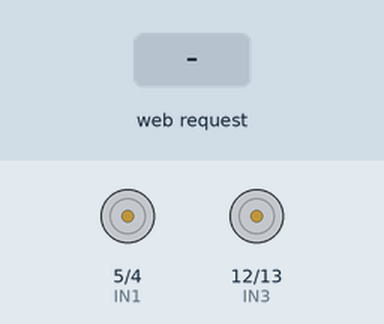
A sketch run on a simulated ESP8266 (NodeMCU). On the bench: motor-driver pin pairs drawn as motors (green arrow = first pin HIGH = forward, orange = second pin HIGH = backward, longer = more drive, scaled by the enable pin). Inputs (shaded band) come from the test bench. What the sketch prints to the serial monitor is not drawn.

Above: at 1.8 s.
1.9 s: HTTP request GET /control?cmd=FORWARD received
At 2.5 s:
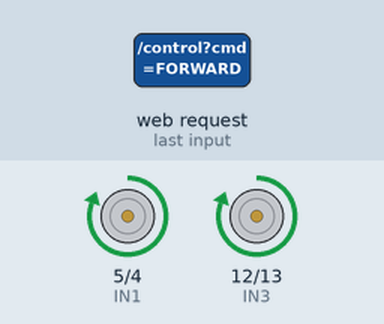
3.4 s: HTTP request GET /control?cmd=BACKWARD received
At 4.6 s:
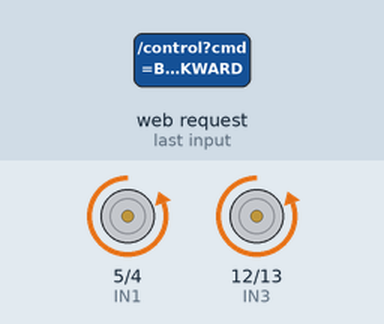
4.9 s: HTTP request GET /control?cmd=LEFT received
At 5.9 s:
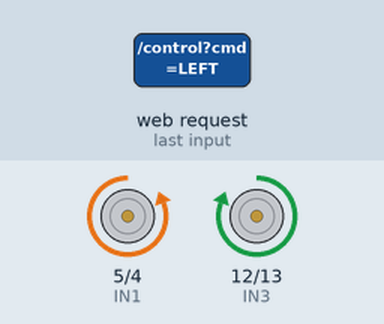
6.4 s: HTTP request GET /control?cmd=RIGHT received
At 7.1 s:
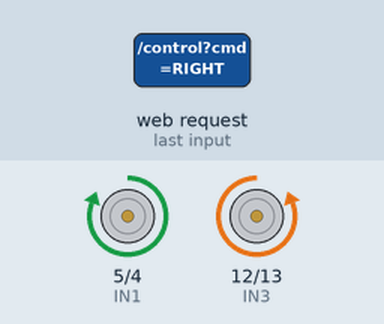
7.9 s: HTTP request GET /control?cmd=1 received
At 8.2 s:
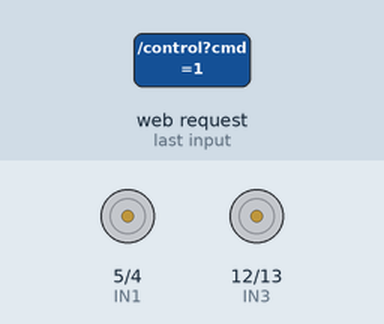
Timing chart, 0 to 10.4 s (numbered marks = the images above; inputs shaded):
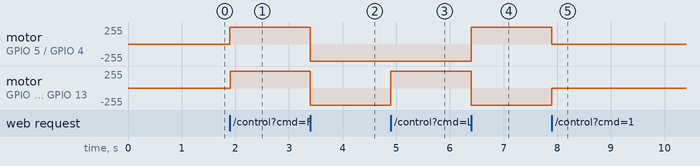

The sketch:

esp12ecode.ino
```cpp
/*
  ✅ NexSoil Rover (Stable ESP8266 Version)
  -----------------------------------------
  - Wi-Fi Access Point Mode
  - DHT11 (Temp/Humidity)
  - Soil Moisture Sensor (Analog)
  - L298N Motor Driver (Dual Motor)
  - Safe pins, stable boot, no resets
*/

#include <ESP8266WiFi.h>
#include <ESP8266WebServer.h>
#include <DHT.h>

// ========================= CONFIG =========================
const char AP_SSID[] = "NexSoil_Rover";
const char AP_PASS[] = "12345678";

#define DHTPIN 2  // D4 (safe for DHT11)
#define DHTTYPE DHT11
#define SOIL_PIN A0

DHT dht(DHTPIN, DHTTYPE);
ESP8266WebServer server(80);

// ========================= L298N Motor Pins =========================
// ⚙️ Safe GPIOs for boot and motor
#define IN1 5   // D1 - Left Forward
#define IN2 4   // D2 - Left Backward
#define ENA 14  // D5 - Left Enable (PWM)
#define IN3 12  // D6 - Right Forward
#define IN4 13  // D7 - Right Backward
#define ENB 16  // D0 - Right Enable (no PWM, ON/OFF only)

// ========================= Motor Helper =========================
void setMotor(int in1, int in2, int en, int dir) {
  if (dir == 1) {  // Forward
    digitalWrite(in1, HIGH);
    digitalWrite(in2, LOW);
  } else if (dir == -1) {  // Backward
    digitalWrite(in1, LOW);
    digitalWrite(in2, HIGH);
  } else {  // Stop
    digitalWrite(in1, LOW);
    digitalWrite(in2, LOW);
  }

  // Enable line handling
  if (en == 16) digitalWrite(en, HIGH);  // D0 has no PWM
  else analogWrite(en, 1023);            // Full speed PWM
}

// ========================= Movement =========================
void stopAll() {
  setMotor(IN1, IN2, ENA, 0);
  setMotor(IN3, IN4, ENB, 0);
}

void forward() {
  setMotor(IN1, IN2, ENA, 1);
  setMotor(IN3, IN4, ENB, 1);
}

void backward() {
  setMotor(IN1, IN2, ENA, -1);
  setMotor(IN3, IN4, ENB, -1);
}

void leftTurn() {
  setMotor(IN1, IN2, ENA, -1);
  setMotor(IN3, IN4, ENB, 1);
}

void rightTurn() {
  setMotor(IN1, IN2, ENA, 1);
  setMotor(IN3, IN4, ENB, -1);
}

// ========================= Sensor Helpers =========================
float readStableTemp() {
  float t = 0;
  int count = 0;
  for (int i = 0; i < 5; i++) {
    float v = dht.readTemperature();
    if (!isnan(v)) {
      t += v;
      count++;
    }
    delay(30);
  }
  return (count > 0) ? t / count : -99.0;
}

float readStableHum() {
  float h = 0;
  int count = 0;
  for (int i = 0; i < 5; i++) {
    float v = dht.readHumidity();
    if (!isnan(v)) {
      h += v;
      count++;
    }
    delay(30);
  }
  return (count > 0) ? h / count : -99.0;
}

int readStableSoil() {
  long sum = 0;
  for (int i = 0; i < 5; i++) {
    sum += analogRead(SOIL_PIN);
    delay(10);
  }
  int soil = sum / 5;
  soil = constrain(map(soil, 1023, 300, 0, 100), 0, 100);
  return soil;
}

// ========================= Web Handlers =========================
void handleRoot() {
  String html = "<html><head><title>NexSoil Rover</title>"
                "<meta name='viewport' content='width=device-width, initial-scale=1.0'></head>"
                "<body style='font-family:sans-serif;text-align:center;'>"
                "<h2>🚜 NexSoil Rover Control</h2>"
                "<p><a href='/control?cmd=FORWARD'><button>FORWARD</button></a></p>"
                "<p><a href='/control?cmd=LEFT'><button>LEFT</button></a>"
                "<a href='/control?cmd=STOP'><button>STOP</button></a>"
                "<a href='/control?cmd=RIGHT'><button>RIGHT</button></a></p>"
                "<p><a href='/control?cmd=BACKWARD'><button>BACKWARD</button></a></p>"
                "<hr><p><a href='/status'><button>Check Sensors</button></a></p>"
                "</body></html>";
  server.send(200, "text/html", html);
}

void handleControl() {
  if (!server.hasArg("cmd")) {
    server.send(400, "text/plain", "Missing cmd argument");
    return;
  }

  String cmd = server.arg("cmd");
  cmd.toUpperCase();

  if (cmd == "FORWARD") forward();
  else if (cmd == "BACKWARD") backward();
  else if (cmd == "LEFT") leftTurn();
  else if (cmd == "RIGHT") rightTurn();
  else stopAll();

  server.send(200, "text/plain", "CMD: " + cmd);
}

void handleStatus() {
  float t = readStableTemp();
  float h = readStableHum();
  int s = readStableSoil();

  String data = "{\"temp\":" + String(t, 1) + ",\"hum\":" + String(h, 1) + ",\"soil\":" + String(s) + "}";
  server.send(200, "application/json", data);
}

// ========================= Setup =========================
void setup() {
  Serial.begin(115200);
  delay(100);

  // Motor pins
  pinMode(IN1, OUTPUT);
  pinMode(IN2, OUTPUT);
  pinMode(ENA, OUTPUT);
  pinMode(IN3, OUTPUT);
  pinMode(IN4, OUTPUT);
  pinMode(ENB, OUTPUT);
  stopAll();

  // DHT & Wi-Fi
  dht.begin();
  Serial.println("\n🌐 Starting AP...");
  WiFi.softAP(AP_SSID, AP_PASS);
  delay(500);
  Serial.print("IP Address: ");
  Serial.println(WiFi.softAPIP());

  // Web handlers
  server.on("/", handleRoot);
  server.on("/control", handleControl);
  server.on("/status", handleStatus);
  server.begin();
  Serial.println("✅ Rover Server Ready!");
}

// ========================= Loop =========================
void loop() {
  server.handleClient();
}
```

Measured:
- after the input at 1.9 s, motor on GPIO 5 (IN1) / GPIO 4 (IN2), motor on GPIO 12 (IN3) / GPIO 13 (IN4): stopped → forward 255/255 at once
- after the input at 3.4 s, motor on GPIO 5 (IN1) / GPIO 4 (IN2), motor on GPIO 12 (IN3) / GPIO 13 (IN4): forward 255/255 → backward 255/255 at once
- after the input at 4.9 s, motor on GPIO 12 (IN3) / GPIO 13 (IN4): backward 255/255 → forward 255/255 at once
- after the input at 6.4 s, motor on GPIO 5 (IN1) / GPIO 4 (IN2): backward 255/255 → forward 255/255 at once; motor on GPIO 12 (IN3) / GPIO 13 (IN4): forward 255/255 → backward 255/255 at once
- after the input at 7.9 s, motor on GPIO 5 (IN1) / GPIO 4 (IN2): forward 255/255 → stopped at once; motor on GPIO 12 (IN3) / GPIO 13 (IN4): backward 255/255 → stopped at once
